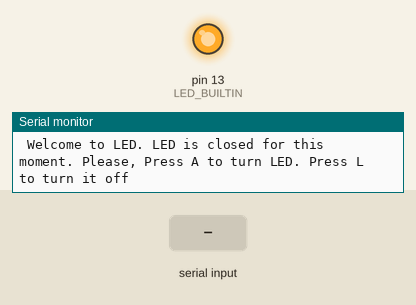
This sketch was run on a simulated Arduino Uno, built with avr-gcc and run on an emulated ATmega328P. On the bench: output pins drawn as LEDs (lit = HIGH), the last lines printed to the serial monitor. The test bench sets the inputs (shaded band).

Above: at 2.2 s.
2.3 s: "A" received over Serial
At 3.0 s:
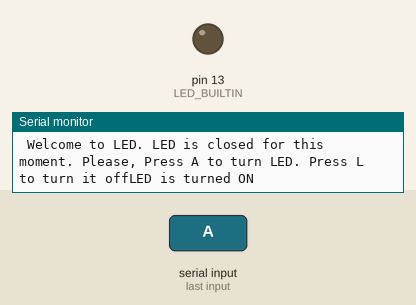
3.8 s: "L" received over Serial
At 4.2 s:
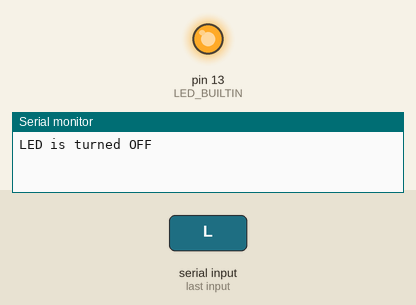
Timing chart, 0 to 6.8 s (numbered marks = the images above; inputs shaded):
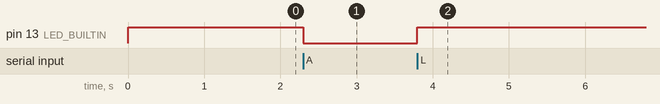

Measured:
- after the input at 2.3 s, pin 13 (LED_BUILTIN): HIGH → LOW at once
- after the input at 3.8 s, pin 13 (LED_BUILTIN): LOW → HIGH at once

The sketch:

exercise1.ino
```cpp
byte receiveByte = 0;

void setup() {
  // put your setup code here, to run once:
  pinMode(LED_BUILTIN, OUTPUT);
  Serial.begin(230400);
  Serial.print(" Welcome to LED. LED is closed for this moment. Please, Press A to turn LED. Press L to turn it off");
  digitalWrite(LED_BUILTIN, HIGH);
  delay(1000);


}

// the loop function runs over and over again forever
void loop() {
  if(Serial.available()>0)// Is there any character coming through the serial port?
  {
  receiveByte=Serial.read();
  // If there is a character with following characteristic, read it
  if(receiveByte==65){//65 is the ASCII code for A
  digitalWrite(LED_BUILTIN, LOW);
  //  Serial.println(receiveByte);
  Serial.println("LED is turned ON");
  }
 else if(receiveByte==76){//76 is the ASCII code for L
  digitalWrite(LED_BUILTIN, HIGH);
  //  Serial.println(receiveByte);
  Serial.println("LED is turned OFF");
  }

 else{
  Serial.println("Invalid error, try again");  //wait for a second
 }
 }
 }
```
